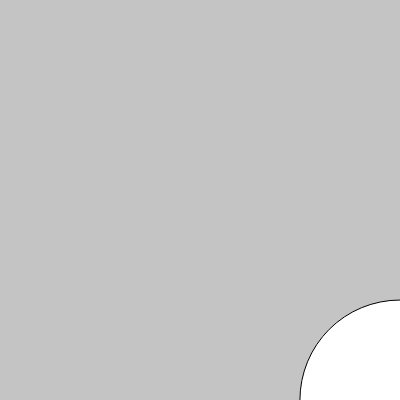
Frame 1 (no input)
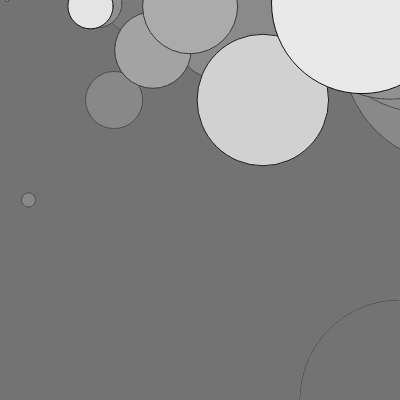
Frame 60 (no input)
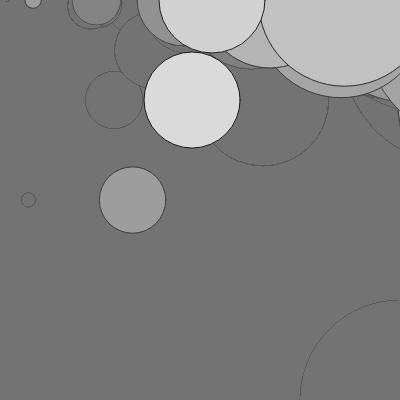
Frame 120 (the mouse pressed at the canvas centre since frame 60)

The p5.js sketch that drew these frames (run headless with seeded random() and noise() and a simulated clock; from frame 60 on, the mouse is pressed at the canvas centre):

// p5.js sketch
// ── sketch.js
let pos
let prev
let vel
let steer=0.9
let friction=0.05

function setup() {
  createCanvas(400, 400 );
  pos=createVector(width, height)
  prev=pos.copy()
  vel=createVector(-1,0)
  background(200);
}

function draw() {
   background(100, 10);
  
  let noiseAngle=noise(pos.x*0.5, pos.y*0.08, frameCount*0.08)*TWO_PI
  let acc=p5.Vector.fromAngle(noiseAngle).mult(steer)
  vel.add(acc)
  vel.mult(friction)
  prev=pos.copy()
  pos.add(vel)
  line(prev.x, prev.y, pos.x, pos.y)
   ellipse(pos.x, pos.y, pos.x/2, pos.x/2)
  
  edges()
  
}

function edges(){
  pos.x=(pos.x+width)%width*4
  pos.y=(pos.y+height)%height/2
}
